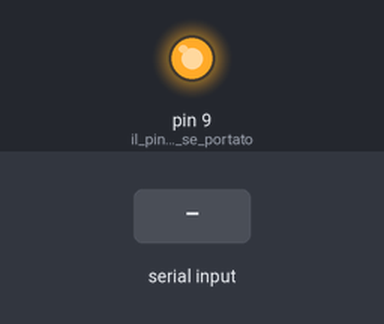
Bench run of a sketch on a simulated Arduino Mega 2560, built with avr-gcc and run on an emulated ATmega2560. Shown: output pins drawn as LEDs (lit = HIGH). The inputs (shaded band) are chosen by the test bench. What the sketch prints to the serial monitor is not drawn.

Above: at 0.1 s.
At 2.2 s:
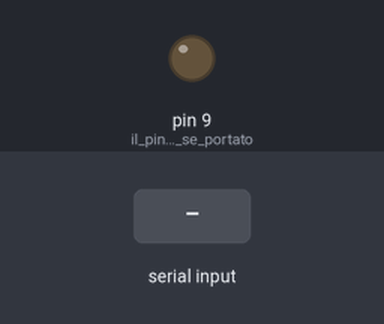
2.3 s: "1" received over the second serial link
Timing chart, 0 to 5.3 s (numbered marks = the images above; inputs shaded):
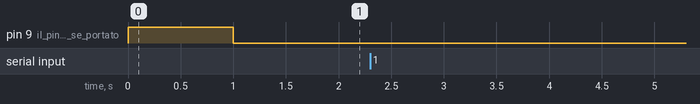

The sketch:

PROVA_SIM900_MEGA.ino
```cpp
/*
ATE0 	SI echo mode
ATE1	NO echo mode
Se in rubrica non c'e' la posizione 185
ossia la prima posizione vuota risponde cosi
AT+CPBR=185,185

OK
Se voglio vedere dalla 1 alla 1
AT+CPBR=1,1

+CPBR: 1,"3312229982",129,"A Cancello casa"
OK
Se voglio vedere dalla 1 alla 3
AT+CPBR=1,3

+CPBR: 1,"3312229982",129,"A Cancello casa"
+CPBR: 2,"3318967748",129,"A Cancello luci"
+CPBR: 3,"42202",129,"Aggiorna SIM"
OK
Se voglio vedere dalla 2 alla 2
AT+CPBR=2,2

+CPBR: 2,"3318967748",129,"A Cancello luci"
OK
AT+CMGL="REC UNREAD"
AT+CMGL="REC READ"
AT+CMGL="ALL"

AT+CMGR=7		Legge il messaggio n' 7
AT+CMGD= 9		Cancella il messaggio N' 9

+CMTI: "SM",7  quando arriva un SMS e si posiziona come settimo

Per leggere da data e l'ora
AT+CCLK?
+CCLK: "16/11/09,19:50:43+01"
Per settarla
AT+CCLK="16/11/09,19:49:50+01"
Per cancellare un poszione in rubrica
AT+CPBW= 2    dove 2 e' la posizione
Per inserire un numero in rubrica
AT+CPBW=,"0039337634273",129,"Claudio"

AT+CGPSPWR=1  attiva    GPS
AT+CGPSPWR=0  disattiva GPS
AT+CGPSSTATUS?  Stato GPS
+CGPSSTATUS: Location 3D Fix  Risposta l'importante non sia NO FIX

AT+CGPSOUT=255  Attiva visualizzazione NMEA
AT+CGPSOUT=0    Disattiva visualizzazione NMEA

AT+CMGF=1		Attiva SMS mode TEXT

AT+CSCA="+393711000111"	SMS Service Center

AT+CGMI

SIMCOM_Ltd

OK
AT+CGMM

SIMCOM_SIM808

OK
AT+CGMR

Revision:1418B02SIM808M32_BT_20160513_1400
AT&V

DEFAULT PROFILE
S0: 0
S3: 13
S4: 10
S5: 8
S6: 2
S7: 60
S8: 2
S10: 15
+CBST: 7,0,1
+CRLP: 61,61,48,6
etc etc


 */
 #include <SoftwareSerial.h>

//SoftwareSerial GPRS(7, 8); //Seriale simulata per comunicare col modem

unsigned char buffer[64]; // buffer per i dati scambiati sulla seriale
int count=0;              // contatore dati nel buffer

void setup()
{
  Serial1.begin(9600);   // Baudrate di default del modem SIM900
  Serial.begin(9600); // Baudrate della seriale di Arduino
  pinMode(9, OUTPUT);       // il pin 9 serve se portato a livello alto ad ACCENDERE la scheda
  digitalWrite(9, HIGH);    // e' come se si premesse il pulsante di accensione sulla scheda
  delay(1000);
  digitalWrite(9, LOW);     // se non riporto basso il segnale i comadi at di "AT commad" non funzionano
                            // questo vuol dire che il pin 9 e' meglio non usarlo x altri scopi
}

void loop()
{
  if (Serial1.available())  // Se ci sono dati sulla seriale simulata (il modem ci invia dati)
  {
    while(Serial1.available()) // Finché ci sono dati disponibili
    {
      buffer[count++]=Serial1.read(); // Inserisce i byte nel buffer
      if(count == 64)break;
    }
    Serial.write(buffer,count);  // Scrive i dati ricevuti sulla seriale di Arduino
    clearBufferArray();  // Svuota il buffer
    count = 0;
   }
  if (Serial.available()) // Se ci sono dati sulla seriale di Arduino
    Serial1.write(Serial.read()); // Inviamo i dati al modem
}
void clearBufferArray() // Funzione di supporto per svuotare il buffer
{
  for (int i=0; i<count;i++)
      buffer[i]=NULL;
}
```

Measured:
- after the input at 2.3 s, every drawn part: stays the same
